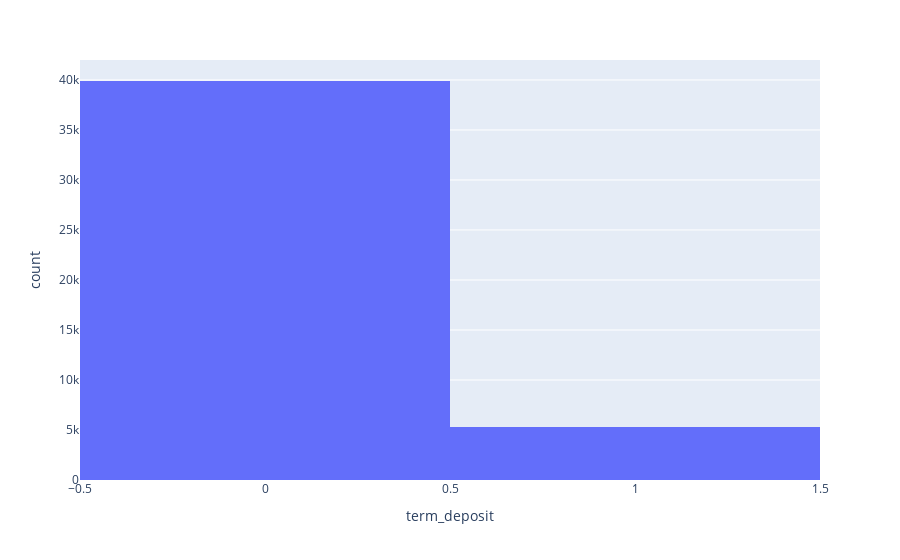

Here is the notebook cell this chart was saved with:
### Code cell
fig = px.histogram(df,x='term_deposit')
fig

### Figure 1 — Plotly figure (JSON) as saved in the notebook; plotly's stock layout.template omitted (floating-point values rounded to 4 significant figures; data arrays with more than 128 entries replaced by an {"elided": "..."} marker saying what was removed)
{"data": [{"alignmentgroup": "True", "bingroup": "x", "hovertemplate": "term_deposit=%{x}<br>count=%{y}<extra></extra>", "legendgroup": "", "marker": {"color": "#636efa", "pattern": {"shape": ""}}, "name": "", "offsetgroup": "", "orientation": "v", "showlegend": false, "type": "histogram", "x": {"elided": "45179 int values"}, "xaxis": "x", "yaxis": "y"}], "layout": {"autosize": true, "barmode": "relative", "dragmode": "pan", "legend": {"tracegroupgap": 0}, "margin": {"t": 60}, "xaxis": {"anchor": "y", "autorange": true, "domain": [0, 1], "range": [-0.5, 1.5], "showspikes": false, "title": {"text": "term_deposit"}, "type": "linear"}, "yaxis": {"anchor": "x", "autorange": true, "domain": [0, 1], "range": [0, 41990.0], "showspikes": false, "title": {"text": "count"}}}}
